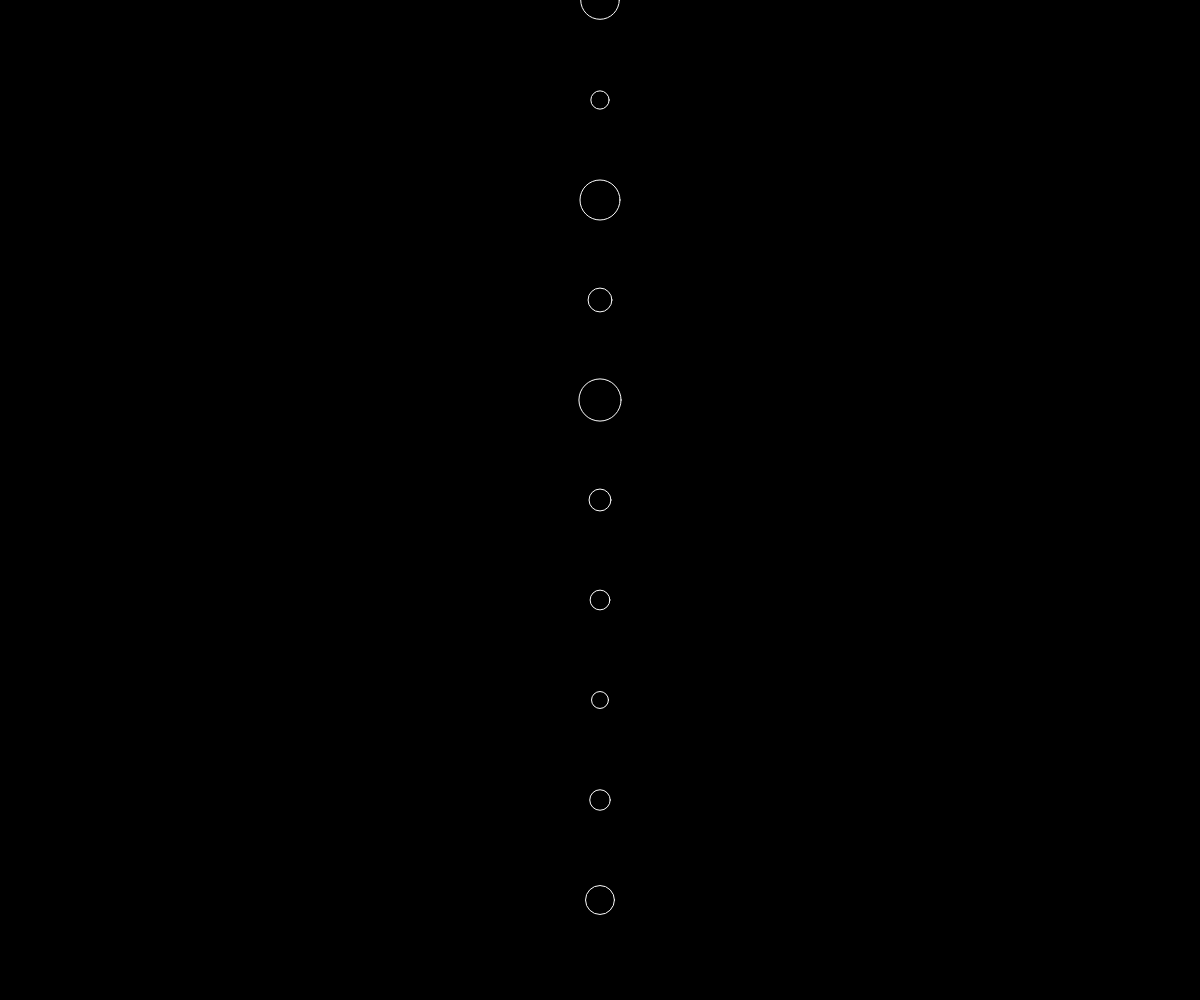
Frame 1 (no input)
Frame 60 (no input): identical to frame 1, image omitted
Frame 120 (the mouse pressed at the canvas centre since frame 60): identical to frame 1, image omitted

The p5.js sketch that drew this single still picture (run headless with seeded random() and noise() and a simulated clock; from frame 60 on, the mouse is pressed at the canvas centre):

// p5.js sketch
// ── sketch.js
var dots = [];

function setup() {
  createCanvas(windowWidth, windowHeight); 

/random is between those two variables/

  while(dots.length < 10) {
    dots.push(random(10,50));
  }

}

function draw() {

  background(0);
  noFill();
  stroke(255,255,255);
  var tenth = height/10;

  var i = 0;

  while (i < dots.length) {
    ellipse(width/2, i * tenth, dots[i], dots[i]);
    i = i + 1;
  }

}
